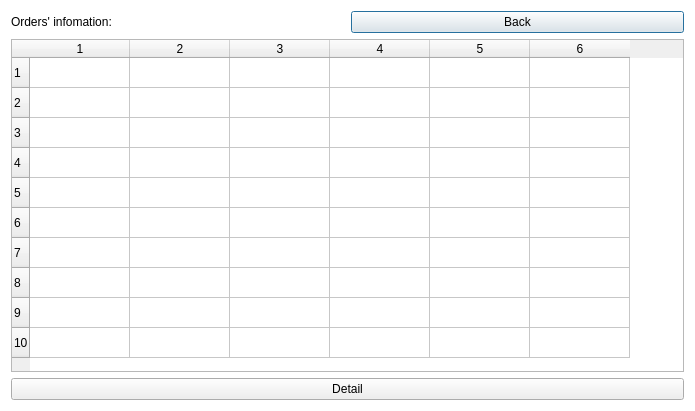
<?xml version="1.0" encoding="UTF-8"?>
<ui version="4.0">
 <class>Check_Order</class>
 <widget class="QDialog" name="Check_Order">
  <property name="geometry">
   <rect>
    <x>0</x>
    <y>0</y>
    <width>695</width>
    <height>411</height>
   </rect>
  </property>
  <property name="windowTitle">
   <string>Dialog</string>
  </property>
  <property name="styleSheet">
   <string notr="true">#Check_Order { 
	background-color: rgb(255, 255, 255);
} 
#Check_Order * { 
border-image:url(); 
}</string>
  </property>
  <layout class="QGridLayout" name="gridLayout">
   <item row="0" column="2">
    <widget class="QPushButton" name="BackBtn">
     <property name="text">
      <string>Back</string>
     </property>
    </widget>
   </item>
   <item row="2" column="1" colspan="2">
    <widget class="QTableWidget" name="Orders">
     <property name="rowCount">
      <number>10</number>
     </property>
     <property name="columnCount">
      <number>6</number>
     </property>
     <row/>
     <row/>
     <row/>
     <row/>
     <row/>
     <row/>
     <row/>
     <row/>
     <row/>
     <row/>
     <column/>
     <column/>
     <column/>
     <column/>
     <column/>
     <column/>
    </widget>
   </item>
   <item row="0" column="1">
    <widget class="QLabel" name="label_2">
     <property name="text">
      <string>Orders' infomation:</string>
     </property>
    </widget>
   </item>
   <item row="3" column="1" colspan="2">
    <widget class="QPushButton" name="DtlBtn">
     <property name="text">
      <string>Detail</string>
     </property>
    </widget>
   </item>
  </layout>
 </widget>
 <resources/>
 <connections/>
</ui>
